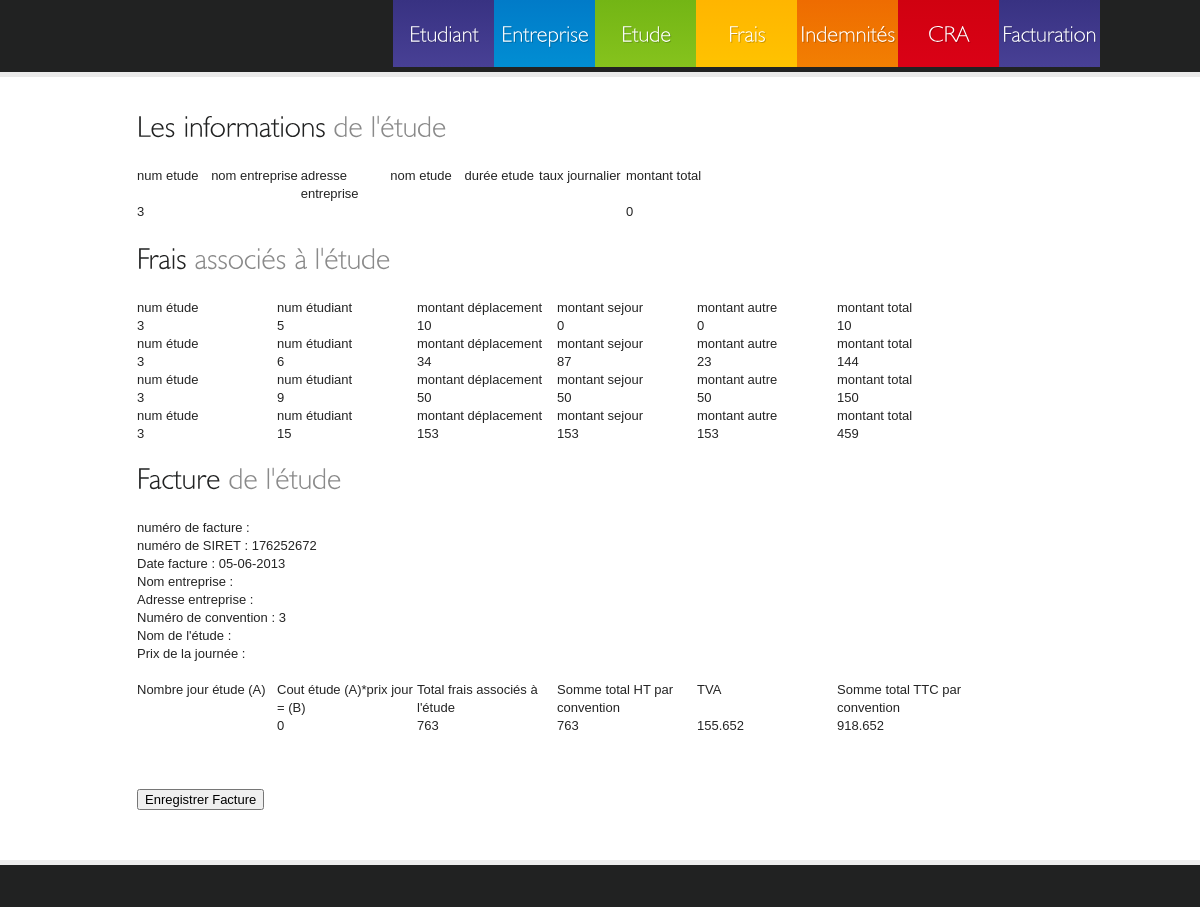
/admin/editFacture.php?noEtude=3, run on the app's committed database.
### tables this page shows
CREATE TABLE `frais` (
  `noFrais` int(11) NOT NULL AUTO_INCREMENT,
  `date` date NOT NULL,
  `montDep` int(11) NOT NULL,
  `montSejour` int(11) NOT NULL,
  `montAutre` int(11) NOT NULL,
  `noEtudiant` int(11) NOT NULL,
  `noEtude` int(11) NOT NULL,
  PRIMARY KEY (`noFrais`),
  KEY `noEtudiant` (`noEtudiant`),
  KEY `noEtude` (`noEtude`),
  KEY `noFrais` (`noFrais`)
);

### admin/editFacture.php (the view, shortened to what this page needs)
<!DOCTYPE html>
<html lang="fr">
    <head>
        <link rel="stylesheet" href="../css/reset.css" type="text/css" media="all">
        <link rel="stylesheet" href="../css/style.css" type="text/css" media="all">
    </head>
    <body>
        <header>
            <div class="container">
                <nav>
                    <ul>
                        <li><a href="studentTool.php?return='null">Etudiant</a></li>
                        <li><a href="corpTool.php?return='null'">Entreprise</a></li>
                        <li><a href="studyTool.php?return='null'">Etude</a></li>
                        <li><a href="fraistool.php?return='null'">Frais</a></li>
                        <li><a href="indemnitesSelectEtudiant.php">Indemnités</a></li>
                        <li><a href="craTool.php">CRA</a></li>
                        <li><a href="factureTool.php">Facturation</a></li>
                    </ul>
                </nav>
            </div>
        </header>
        <div class="main-box">
            <div class="container">
                <div class="inside">
                    <div class="wrapper">
                        <section id="content">
                            <article>
                                <h2>Les informations <span>de l'étude</span></h2>
                                <ul class="contacts">
                                    <?php
                                    $noEtude = $_GET['noEtude'];
                                    $nomEntreprise = $_GET['nomEntreprise'];
                                    $duree = $_GET['duree'];
                                    $prixJournee = $_GET['prixJournee'];
                                    $adresseEnts = $_GET['adresseEnts'];
                                    $convention = $_GET['convention'];
                                    $montantTotalSansFrais = $prixJournee * $duree;
                                    $date = date("d-m-Y");
                                    echo '<table border="1"><tr><td>num etude</td><td>nom entreprise</td><td>adresse entreprise</td><td>nom etude</td><td>durée etude</td><td>taux journalier</td><td>montant total</td></tr>';
                                    echo "<tr><td>$noEtude</td><td>$nomEntreprise</td><td>$adresseEnts</td><td>$convention</td><td>$duree</td><td>$prixJournee</td><td>$montantTotalSansFrais</td>";
                                    echo '</table>';
                                    ?>
                                    </div>
                                    <div>
                                        <h2>Frais <span>associés à l'étude</span></h2>
                                    </div>
                                    <?php
                                    $fraisTotal = 0;
                                    $request = mysql_query("Select * from etude join frais on etude.noEtude=frais.noEtude where etude.noEtude='$noEtude'");
                                    while ($tuple = mysql_fetch_object($request)) {
                                        $noEtude = $tuple->noEtude;
                                        $montDep = $tuple->montDep;
                                        $montSejour = $tuple->montSejour;
                                        $montAutre = $tuple->montAutre;
                                        $noEtudiant = $tuple->noEtudiant;
                                        $fraisTotalLigne = $montDep + $montSejour + $montAutre;
                                        $fraisTotal += $fraisTotalLigne;
                                        echo'<table border=1>';
                                        echo "<tr><td>num étude</td><td>num étudiant</td><td>montant déplacement</td><td>montant sejour</td><td>montant autre</td><td>montant total</td></tr>";
                                        echo "<tr><td>$noEtude</td><td>$noEtudiant</td><td>$montDep</td><td>$montSejour</td><td>$montAutre</td><td>$fraisTotalLigne</td></tr>";
                                        echo'</table>';
                                    }
                                    $montantTotalAvecFrais = $montantTotalSansFrais + $fraisTotal;
                                    $TVA = $montantTotalAvecFrais * 0.204;
                                    $montantTotalAvecTVA = $montantTotalAvecFrais + $TVA;
                                    ?>
                                    <div>
                                        <br><h2>Facture <span>de l'étude</span></h2>
                                        <p>
                                            numéro de facture : <br/>
                                            numéro de SIRET : 176252672 <br/>
                                            Date facture : <?php echo$date ?><br/>
                                            Nom entreprise : <?php echo$nomEntreprise ?> <br/>
                                            Adresse entreprise : <?php echo$adresseEnts ?> <br/>
                                            Numéro de convention : <?php echo$noEtude ?> <br/>
                                            Nom de l'étude : <?php echo$convention ?> <br/>
                                            Prix de la journée : <?php echo$prixJournee ?> <br/>
                                        </p>
                                    </div>
                                    <div>
                                        <table border='1'>
                                            <tr><td>Nombre jour étude (A)</td><td>Cout étude (A)*prix jour = (B)</td><td>Total frais associés à l'étude</td><td>Somme total HT par convention</td><td>TVA</td><td>Somme total TTC par convention</td></tr>
                                            <tr><td><?php echo$duree ?></td><td><?php echo$montantTotalSansFrais ?></td><td><?php echo$fraisTotal ?></td><td><?php echo$montantTotalSansFrais + $fraisTotal ?></td><td><?php echo$TVA ?></td><td><?php echo$montantTotalAvecTVA ?></td></tr>
                                        </table>
                                    </div>
                                    <div>
                                        <form action="addFacture.php" method="post">
                                            <input type='hidden' name='date' value=<?php echo$date ?>><br/>
                                            <input type='hidden' name='montant' value=<?php echo$montantTotalAvecTVA ?>><br/>
                                            <input type='hidden' name='noEtude' value=<?php echo$noEtude ?>><br/>
                                            <input type='submit' value='Enregistrer Facture' onClick="window.print()">
                                        </form>
                                    </div>
                                    </div>
                    </div>
                </div>
        <footer>
        </footer>
    </body>
</html>

### CSS/style.css (style rules this page uses)
article, aside, audio, canvas, command, datalist, details, embed, figcaption, figure, footer, header, hgroup, keygen, meter, nav, output, progress, section, source, video { display: block; }
body { background:#212222; font-family:Arial, Helvetica, sans-serif; font-size:100%; line-height:1.125em; color:#242424; }
html { min-width:1000px; }
html, body { height:100%; }
.container { margin: 0 auto; position: relative; width: 1000px; font-size:.8125em; }
header { height:72px; overflow:hidden; background:url(../images/header-bg.gif) 0 0 repeat-x; }
#content { float: left; width: 572px; }
footer { padding:20px 0 22px 0; border-top:5px solid #eee; }
.wrapper { width:100%; overflow:hidden; }
.inside { padding: 32px 37px 50px 37px; }
input, select, textarea { font-family:Arial, Helvetica, sans-serif; font-size:1em; vertical-align:baseline; text-align:left; font-weight:normal; }
p { margin-bottom:18px; }
a { color:#f27f02; outline:none; }
h2 { font-size:30px; line-height:1.2em; font-weight:normal; color:#212222; margin-bottom:22px; }
h2 span { color:#8a8a8a; }
td { width:140px; }
.main-box { border-top:5px solid #eaeaea; background:#fff; width:100%; }
.contacts { padding-bottom:20px; }
header nav { float:right; }
header nav ul li { float:left; }
header nav ul li a { font-size:22px; color:#fff; height:67px; line-height:67px; text-decoration:none; width:101px; text-align:center; float:left; background:#433b8f; background-image: gradient(top, #383282, #484095); background-image: -moz-linear-gradient(top, #383282, #484095); background-image: -webkit-gradient(linear,left top,left bottom,color-stop(0, #383282),color-stop(1, #484095)); filter: progid:DXImageTransform.Microsoft.gradient(startColorStr='#383282', EndColorStr='#484095'); -ms-filter: "progid:DXImageTransform.Microsoft.gradient(startColorStr='#383282', EndColorStr='#484095')"; }
header nav ul li:nth-of-type(2) a { background:#0184cd; background-image: -moz-linear-gradient(top, #017bc8, #018ed3); background-image: -webkit-gradient(linear,left top,left bottom,color-stop(0, #017bc8),color-stop(1, #018ed3)); filter: progid:DXImageTransform.Microsoft.gradient(startColorStr='#017bc8', EndColorStr='#018ed3'); -ms-filter: "progid:DXImageTransform.Microsoft.gradient(startColorStr='#017bc8', EndColorStr='#018ed3')"; }
header nav ul li:nth-of-type(3) a { background:#7cbc19; background-image: -moz-linear-gradient(top, #73b515, #86c31d); background-image: -webkit-gradient(linear,left top,left bottom,color-stop(0, #73b515),color-stop(1, #86c31d)); filter: progid:DXImageTransform.Microsoft.gradient(startColorStr='#73b515', EndColorStr='#86c31d'); -ms-filter: "progid:DXImageTransform.Microsoft.gradient(startColorStr='#73b515', EndColorStr='#86c31d')"; }
header nav ul li:nth-of-type(4) a { background:#ffbc00; background-image: -moz-linear-gradient(top, #ffb500, #ffc300); background-image: -webkit-gradient(linear,left top,left bottom,color-stop(0, #ffb500),color-stop(1, #ffc300)); filter: progid:DXImageTransform.Microsoft.gradient(startColorStr='#ffb500', EndColorStr='#ffc300'); -ms-filter: "progid:DXImageTransform.Microsoft.gradient(startColorStr='#ffb500', EndColorStr='#ffc300')"; }
header nav ul li:nth-of-type(5) a { background:#f07502; background-image: -moz-linear-gradient(top, #ee6c01, #f27f02); background-image: -webkit-gradient(linear,left top,left bottom,color-stop(0, #ee6c01),color-stop(1, #f27f02)); filter: progid:DXImageTransform.Microsoft.gradient(startColorStr='#ee6c01', EndColorStr='#f27f02'); -ms-filter: "progid:DXImageTransform.Microsoft.gradient(startColorStr='#ee6c01', EndColorStr='#f27f02')"; }
header nav ul li:nth-of-type(6) a { background:#d00110; background-image: -moz-linear-gradient(top, #d00110, #da0116); background-image: -webkit-gradient(linear,left top,left bottom,color-stop(0, #d00110),color-stop(1, #da0116)); filter: progid:DXImageTransform.Microsoft.gradient(startColorStr='#d00110', EndColorStr='#da0116'); -ms-filter: "progid:DXImageTransform.Microsoft.gradient(startColorStr='#d00110', EndColorStr='#da0116')"; }
footer { color:#fff; }

### data on the page
frais: noEtude "3", noEtudiant "5", montDep "10", montSejour "0", montAutre "0"
frais: noEtude "3", noEtudiant "6", montDep "34", montSejour "87", montAutre "23", fraisTotalLigne "144"
frais: noEtude "3", noEtudiant "9", montDep "50", montSejour "50", montAutre "50", fraisTotalLigne "150"
frais: noEtude "3", noEtudiant "15", montDep "153", montSejour "153", montAutre "153", fraisTotalLigne "459"

### other printed values
$noEtude "3"
$montantTotalSansFrais "0"
$fraisTotal "763"
$montantTotalSansFrais + $fraisTotal "763"
$TVA "155.652"
$montantTotalAvecTVA "918.652"
